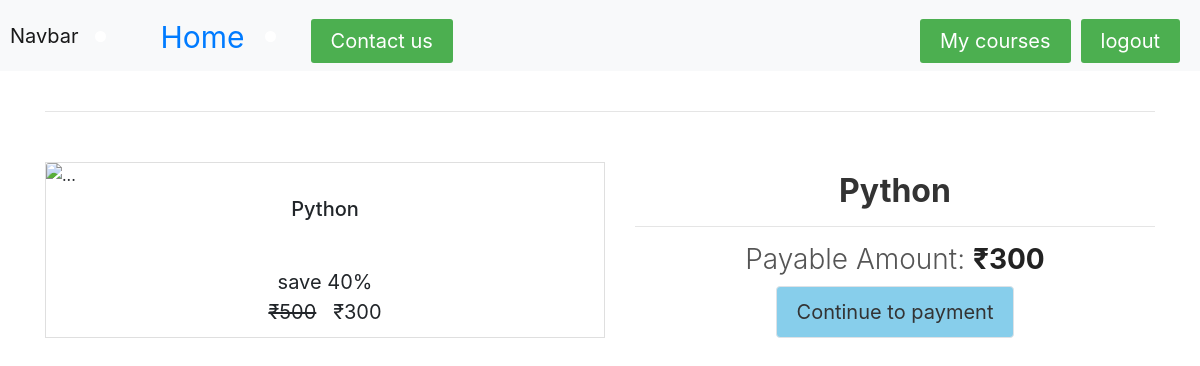
The app's page /checkout/Python (signed in) with its own data.
### onlineclasses/models.py (models this page shows, shortened)
class Course(models.Model):
    title = models.CharField(max_length=100,null=False)
    slug = models.CharField(max_length=100,null=False,unique=True)
    description = models.TextField(max_length=500,null=True)
    duration = models.PositiveIntegerField(help_text="Duration:")
    price = models.IntegerField(null=False)
    discount = models.PositiveIntegerField(null=False, default=0)
    is_published = models.BooleanField(default=False)
    created_at = models.DateTimeField(auto_now_add=True)
    length = models.PositiveIntegerField(null=False)

### onlineclasses/views/checkout.py (the view, shortened to what this page needs)
# urls.py: path("checkout/<str:slug>", checkout, name='checkout_page'),
def checkout(request,slug):
    course = Course.objects.get(slug=slug)
    if(request.user.is_authenticated is False):
        return redirect('login')
    user = request.user
    action = request.GET.get('action')
    order = None
    payment = None
    error = None
    context = {
        'course':course,
        'order':order,
        'payment':payment,
        'user':user,
        'error':error
    }
    return render(request,template_name= "courses/checkout.html",context=context)

### onlineclasses/templatetags/custom_tags.py (called while the page is built)
@register.simple_tag
def cal_sale_price(price,discount):
    if discount is None or discount == 0:
        return price
    sellPrice = price-(price * (discount * 0.01))
    return math.floor(sellPrice)

@register.filter
def rupee(price):
    rupee_price = price
    return f'₹{rupee_price}'

### onlineclasses/templates/courses/checkout.html (shortened to what this page needs)
{% extends 'courses/base.html' %}
{% load custom_tags %}
{% block content %}
<div class="container">
    <br>
    <hr>
    <div class="row checkout-wrapper">
        <div class="col mx-auto">
            <div class="card mx-auto" style="width: 35rem;">
                <img src="https://dz8fbjd9gwp2s.cloudfront.net/courses/63b87ffee4b0b82420c664f3/63b87ffee4b0b82420c664f3_scaled_cover.jpg?v=1"
                    class="card-img-top" alt="...">
                <div class="card-body">
                    <h5 class="card-title text-center">{{course.title}}</h5>
                    <p class="card-text m-0 p-0">
                        save {{course.discount}}%
                        <br>
                        <span class="price">
                            <del>{{course.price|rupee}}</del>
                            <span>{% cal_sale_price course.price course.discount as amount %} {{amount|rupee}}</span>
                        </span>
                    </p>
                </div>
            </div>
        </div>
        <div class="col">
            <div class="checkout-details">
                <p class="display-4 text-center course-title">{{course.title}}</p>
                <hr>
                <p class="display-4 text-center payable-amount">Payable Amount: <b>{% cal_sale_price course.price course.discount as amount %} {{amount|rupee}}</b></p>
                <a class="btn btn-light border" href="?action=create_payment" style="background-color: skyblue; color: #333;">Continue to payment</a>
            </div>
        </div>
    </div>
</div>
{% endblock %}

### onlineclasses/templates/courses/checkout.html (style rules this page uses)
.card-body { padding: 10px; height: 150px; display: flex; flex-direction: column; justify-content: space-between; }
.card-title { font-size: 20px; text-align: center; }
.card { width: 18rem; margin-bottom: 10px; border-radius: 0; }
.card-text { font-size: 20px; text-align: center; margin-top: 5px; }
.checkout-wrapper { display: flex; justify-content: space-between; align-items: center; margin-top: 50px; }
.checkout-details { text-align: center; }
.checkout-details p { font-size: 24px; margin-bottom: 20px; }
.checkout-details p.course-title { font-size: 32px; font-weight: bold; margin-bottom: 10px; color: #333; }
.checkout-details p.payable-amount { font-size: 28px; margin-bottom: 10px; color: #555; }
.checkout-details p.payable-amount b { font-weight: bold; color: #222; }
.checkout-details a { display: inline-block; padding: 10px 20px; font-size: 20px; text-decoration: none; border: 1px solid gray; background-color: #f8f9fa; color: #333; transition: background-color 0.3s ease; }

### records on screen
Course: title "Python", discount "40", price "₹500"

### other values on screen
{{ amount|rupee }} "₹300"
